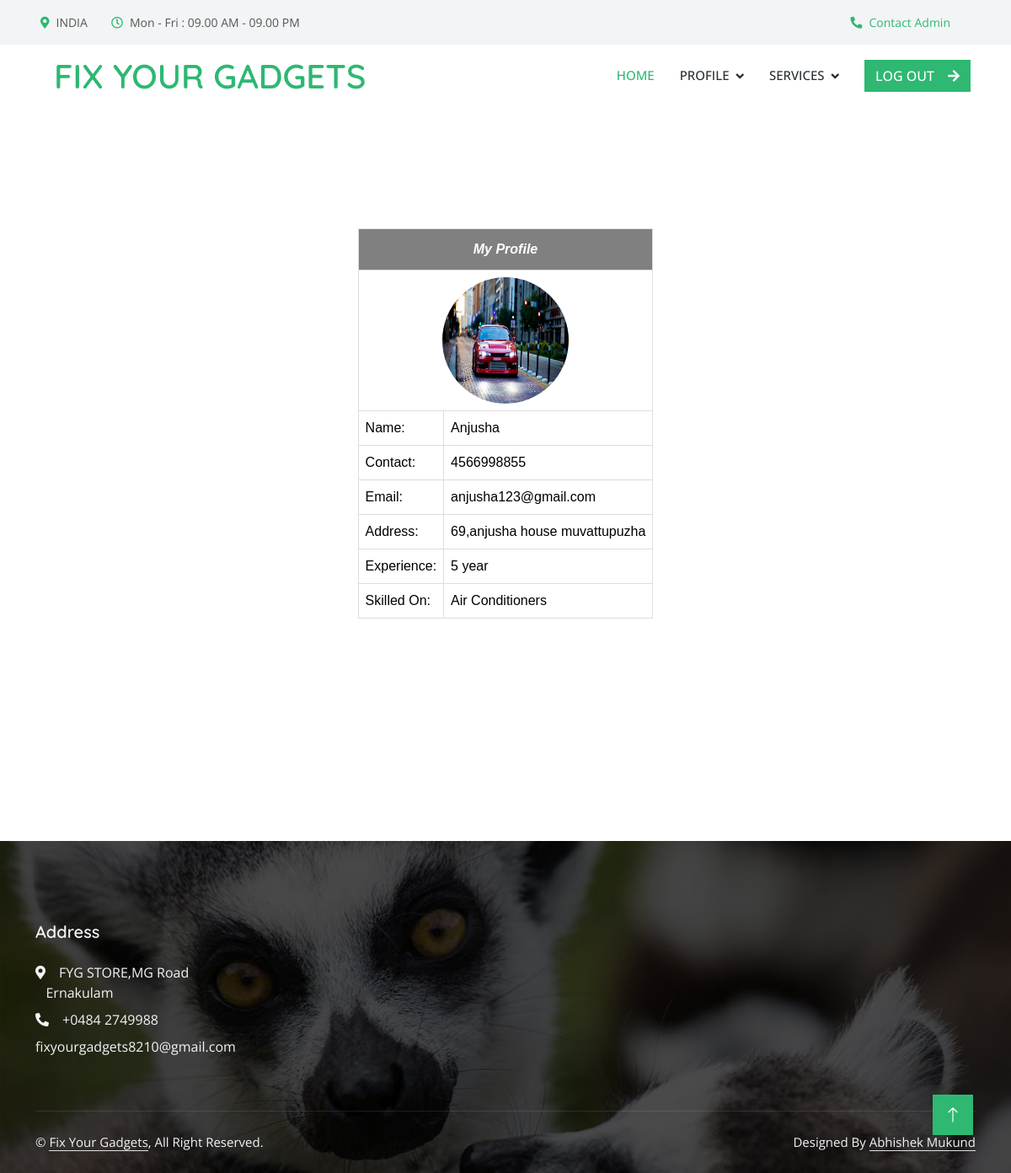
Page /Technician/technicianprofile/ (signed in) on the committed database.
### Admin/models.py (models this page shows)
class Technician(models.Model):
    technician_name=models.CharField(max_length=50)
    technician_gender=models.CharField(max_length=50)
    technician_contact=models.CharField(max_length=50)
    technician_email=models.CharField(max_length=50)
    technician_password=models.CharField(max_length=50)
    technician_photo=models.FileField(upload_to='TechnicianDocs/')
    technician_experience=models.CharField(max_length=100)
    technician_address=models.CharField(max_length=100)
    category=models.ForeignKey(Category,on_delete=models.CASCADE)

class Category(models.Model):
    category_name=models.CharField(max_length=50)
    def __str__(self):
        return self.category_name

### Technician/views.py (the view)
# urls.py: path('technicianprofile/', views.TechnicianMyProfile,name="technicianprofile"),
def TechnicianMyProfile(request):
 if 'tid' in request.session:
    techn=Technician.objects.get(id=request.session["tid"])
    return render(request,"Technician/TechnicianMyProfile.html",{'data':techn})
 else:
        return redirect('guest:Home')

### Technician/Templates/Technician/TechnicianMyProfile.html (shortened to what this page needs)
{% extends 'Technician/Head.html' %}
{% load static %}
{% block content %}
<!DOCTYPE html>
<html lang="en">
<head>
</head>
<body>
    <div id="tab">
        <br>
        <br>
        <br>
        <br>
        <br>
        <br>
    <table border="1" align="center" cellpadding="10" style="border-collapse: collapse;">
        <tr>
            <th colspan="4"><center><i>My Profile</i></center></th>
            </tr>
        <tr>
            <td align="center" colspan="2"><img src="{{data.technician_photo.url}}" width="150" height="150"  style="border-radius: 75px;"></td>
        </tr>
        <tr>
            <td>Name:</td>
            <td>{{data.technician_name}}</td>
        </tr>
        <tr>
            <td>Contact:</td>
            <td>{{data.technician_contact}}</td>
        </tr>
        <tr>
            <td>Email:</td>
            <td>{{data.technician_email}}</td>
        </tr>
        <tr>
            <td>Address:</td>
            <td>{{data.technician_address}}</td>
        </tr>
        <tr>
            <td>Experience:</td>
            <td>{{data.technician_experience}}</td>
        </tr>
        <tr>
            <td>Skilled On:</td>
            <td>{{data.category}}</td>
        </tr>
    </table>
    </div>
    <br>
    <br>
    <br>
    <br>
    <br>
    <br>
    <br>
    <br>
    <br>
</body>
</html>
{% endblock content %}

### Guest/static/Technician/css/style.css (style rules this page uses)
:root { --primary: #2EB872; --light: #F3F4F5; --dark: #282F34; }

### Guest/static/form.css (style rules this page uses)
#tab { font-family: "Trebuchet MS", Arial, Helvetica, sans-serif; border-collapse: collapse; width: 100%; }
#tab td, #tab th { border: 1px solid #ddd; padding: 8px; color: black; }
#tab th { padding-top: 12px; padding-bottom: 12px; text-align: left; background-color: gray; color: white; }

### rows in the picture
Technician: technician_photo (picture), technician_name "Anjusha", technician_contact "4566998855", technician_email "anjusha123@gmail.com", technician_address "69,anjusha house muvattupuzha", technician_experience "5 year", category "Air Conditioners"
